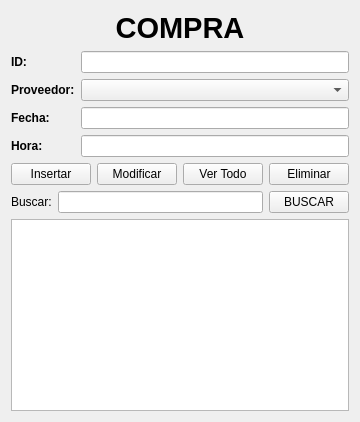
<?xml version="1.0" encoding="UTF-8"?>
<ui version="4.0">
 <class>frm_compra</class>

 <widget class="QFrame" name="frm_compra">

  <property name="windowTitle">
   <string>Compra</string>
  </property>

  <layout class="QVBoxLayout" name="mainLayout">

   <!-- TITULO -->
   <item>
    <widget class="QLabel" name="label_titulo">
     <property name="font">
      <font>
       <family>Segoe UI</family>
       <pointsize>22</pointsize>
       <weight>75</weight>
       <bold>true</bold>
      </font>
     </property>
     <property name="text">
      <string>COMPRA</string>
     </property>
     <property name="alignment">
      <set>Qt::AlignCenter</set>
     </property>
    </widget>
   </item>

   <!-- FORMULARIO -->
   <item>
    <layout class="QGridLayout" name="formLayout">

     <item row="0" column="0">
      <widget class="QLabel" name="label_id">
       <property name="text">
        <string>ID:</string>
       </property>
       <property name="font">
        <font>
         <family>Nirmala UI</family>
         <weight>75</weight>
         <bold>true</bold>
        </font>
       </property>
      </widget>
     </item>

     <item row="0" column="1">
      <widget class="QLineEdit" name="txt_id_compra"/>
     </item>

     <item row="1" column="0">
      <widget class="QLabel" name="label_proveedor">
       <property name="text">
        <string>Proveedor:</string>
       </property>
       <property name="font">
        <font>
         <family>Nirmala UI</family>
         <weight>75</weight>
         <bold>true</bold>
        </font>
       </property>
      </widget>
     </item>

     <item row="1" column="1">
      <widget class="QComboBox" name="cmb_proveedor_compra"/>
     </item>

     <item row="2" column="0">
      <widget class="QLabel" name="label_fecha">
       <property name="text">
        <string>Fecha:</string>
       </property>
       <property name="font">
        <font>
         <family>Nirmala UI</family>
         <weight>75</weight>
         <bold>true</bold>
        </font>
       </property>
      </widget>
     </item>

     <item row="2" column="1">
      <widget class="QLineEdit" name="txt_fecha_compra"/>
     </item>

     <item row="3" column="0">
      <widget class="QLabel" name="label_hora">
       <property name="text">
        <string>Hora:</string>
       </property>
       <property name="font">
        <font>
         <family>Nirmala UI</family>
         <weight>75</weight>
         <bold>true</bold>
        </font>
       </property>
      </widget>
     </item>

     <item row="3" column="1">
      <widget class="QLineEdit" name="txt_hora_compra"/>
     </item>

    </layout>
   </item>

   <!-- BOTONES CRUD -->
   <item>
    <layout class="QHBoxLayout" name="buttonLayout">

     <item>
      <widget class="QPushButton" name="btn_insertar_compra">
       <property name="text">
        <string>Insertar</string>
       </property>
      </widget>
     </item>

     <item>
      <widget class="QPushButton" name="btn_modificar_compra">
       <property name="text">
        <string>Modificar</string>
       </property>
      </widget>
     </item>

     <item>
      <widget class="QPushButton" name="btn_vertodo_compra">
       <property name="text">
        <string>Ver Todo</string>
       </property>
      </widget>
     </item>

     <item>
      <widget class="QPushButton" name="btn_eliminar_compra">
       <property name="text">
        <string>Eliminar</string>
       </property>
      </widget>
     </item>

    </layout>
   </item>

   <!-- BUSCADOR -->
   <item>
    <layout class="QHBoxLayout" name="searchLayout">

     <item>
      <widget class="QLabel" name="label_buscar">
       <property name="text">
        <string>Buscar:</string>
       </property>
      </widget>
     </item>

     <item>
      <widget class="QLineEdit" name="txt_buscar_compra"/>
     </item>

     <item>
      <widget class="QPushButton" name="btn_buscar_compra">
       <property name="text">
        <string>BUSCAR</string>
       </property>
      </widget>
     </item>

    </layout>
   </item>

   <!-- TABLA -->
   <item>
    <widget class="QTableView" name="tbl_compra"/>
   </item>

  </layout>
 </widget>

 <resources/>
 <connections/>
</ui>
